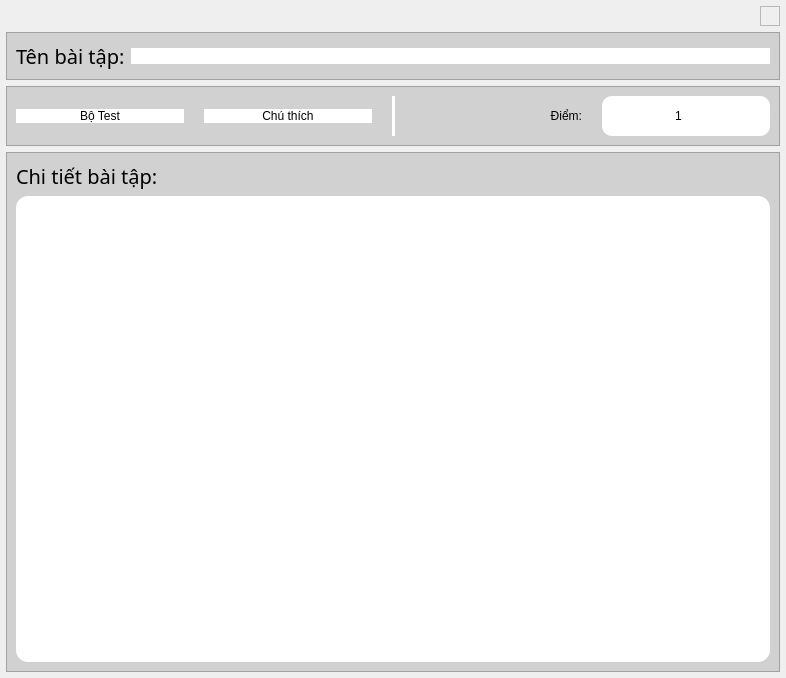
<?xml version="1.0" encoding="UTF-8"?>
<ui version="4.0">
 <class>EditFrame</class>
 <widget class="QWidget" name="EditFrame">
  <property name="geometry">
   <rect>
    <x>0</x>
    <y>0</y>
    <width>786</width>
    <height>678</height>
   </rect>
  </property>
  <property name="minimumSize">
   <size>
    <width>0</width>
    <height>450</height>
   </size>
  </property>
  <property name="maximumSize">
   <size>
    <width>16777215</width>
    <height>16777215</height>
   </size>
  </property>
  <property name="font">
   <font>
    <family>iCiel Effra</family>
    <pointsize>15</pointsize>
    <weight>50</weight>
    <italic>false</italic>
    <bold>false</bold>
   </font>
  </property>
  <property name="windowTitle">
   <string>Form</string>
  </property>
  <property name="styleSheet">
   <string notr="true">font: 15pt &quot;iCiel Effra&quot;;</string>
  </property>
  <layout class="QVBoxLayout" name="verticalLayout">
   <property name="leftMargin">
    <number>6</number>
   </property>
   <property name="topMargin">
    <number>6</number>
   </property>
   <property name="rightMargin">
    <number>6</number>
   </property>
   <property name="bottomMargin">
    <number>6</number>
   </property>
   <item alignment="Qt::AlignRight">
    <widget class="QFrame" name="close_frame">
     <property name="minimumSize">
      <size>
       <width>20</width>
       <height>20</height>
      </size>
     </property>
     <property name="maximumSize">
      <size>
       <width>20</width>
       <height>20</height>
      </size>
     </property>
     <property name="frameShape">
      <enum>QFrame::StyledPanel</enum>
     </property>
     <property name="frameShadow">
      <enum>QFrame::Raised</enum>
     </property>
     <layout class="QVBoxLayout" name="verticalLayout_3">
      <property name="spacing">
       <number>0</number>
      </property>
      <property name="leftMargin">
       <number>0</number>
      </property>
      <property name="topMargin">
       <number>0</number>
      </property>
      <property name="rightMargin">
       <number>0</number>
      </property>
      <property name="bottomMargin">
       <number>0</number>
      </property>
      <item>
       <widget class="QPushButton" name="close_btn">
        <property name="minimumSize">
         <size>
          <width>16</width>
          <height>16</height>
         </size>
        </property>
        <property name="maximumSize">
         <size>
          <width>16</width>
          <height>16</height>
         </size>
        </property>
        <property name="styleSheet">
         <string notr="true">QPushButton {
	background-color:transparent;
	border-radius: 5px;
}

QPushButton:hover {
	background-color: rgb(223, 223, 223);
}

QPushButton:pressed {
	background-color: rgb(207, 207, 207);
}</string>
        </property>
        <property name="text">
         <string/>
        </property>
        <property name="icon">
         <iconset resource="Resources.qrc">
          <normaloff>:/images/icons/close.png</normaloff>:/images/icons/close.png</iconset>
        </property>
        <property name="iconSize">
         <size>
          <width>8</width>
          <height>8</height>
         </size>
        </property>
       </widget>
      </item>
     </layout>
    </widget>
   </item>
   <item>
    <widget class="QFrame" name="title_frame">
     <property name="styleSheet">
      <string notr="true">background-color: rgb(209, 209, 209);</string>
     </property>
     <property name="frameShape">
      <enum>QFrame::StyledPanel</enum>
     </property>
     <property name="frameShadow">
      <enum>QFrame::Raised</enum>
     </property>
     <layout class="QHBoxLayout" name="horizontalLayout">
      <item>
       <widget class="QLabel" name="title_label">
        <property name="font">
         <font>
          <family>iCiel Effra</family>
          <pointsize>15</pointsize>
          <weight>50</weight>
          <italic>false</italic>
          <bold>false</bold>
         </font>
        </property>
        <property name="text">
         <string>Tên bài tập:</string>
        </property>
       </widget>
      </item>
      <item>
       <widget class="QLineEdit" name="title_entry">
        <property name="styleSheet">
         <string notr="true">background-color: rgb(255, 255, 255);
border-radius: 12px;</string>
        </property>
        <property name="alignment">
         <set>Qt::AlignCenter</set>
        </property>
       </widget>
      </item>
     </layout>
    </widget>
   </item>
   <item>
    <widget class="QFrame" name="test_file_frame">
     <property name="styleSheet">
      <string notr="true">QFrame {
	background-color: rgb(209, 209, 209);
}

QSpinBox {
	border-radius: 10px;
	color: rgb(0, 0, 0);
	background-color: rgb(255, 255, 255);
}
QSpinBox::up-button {
	background-color: rgb(255, 255, 255);
	border-radius: 5px;
}

QSpinBox::up-button:hover {
	background-color: rgb(223, 223, 223);
}

QSpinBox::up-button:pressed {
	background-color: rgb(207, 207, 207);
}

QSpinBox::down-button {
	background-color: rgb(255, 255, 255);
	border-radius: 5px;
}

QSpinBox::down-button:hover {
	background-color: rgb(223, 223, 223);
}

QSpinBox::down-button:pressed {
	background-color: rgb(207, 207, 207);
}

QSpinBox::up-arrow {
	image: url(:/images/icons/plus.png);
    width: 10px;
    height: 20px;
}

QSpinBox::down-arrow {
	image: url(:/images/icons/minus.png);
    width: 10px;
    height: 20px;
}</string>
     </property>
     <property name="frameShape">
      <enum>QFrame::StyledPanel</enum>
     </property>
     <property name="frameShadow">
      <enum>QFrame::Raised</enum>
     </property>
     <layout class="QHBoxLayout" name="horizontalLayout_3">
      <property name="spacing">
       <number>20</number>
      </property>
      <item>
       <widget class="QPushButton" name="pushButton_2">
        <property name="styleSheet">
         <string notr="true">QPushButton {
	background-color: rgb(255, 255, 255);
	border-radius: 12px;
}
QPushButton:hover {
	background-color: rgba(255,255,255,150);
}</string>
        </property>
        <property name="text">
         <string>Bộ Test</string>
        </property>
       </widget>
      </item>
      <item>
       <widget class="QPushButton" name="pushButton">
        <property name="styleSheet">
         <string notr="true">QPushButton {
	background-color: rgb(255, 255, 255);
	border-radius: 12px;
}
QPushButton:hover {
	background-color: rgba(255,255,255,150);
}</string>
        </property>
        <property name="text">
         <string>Chú thích</string>
        </property>
       </widget>
      </item>
      <item>
       <widget class="Line" name="line">
        <property name="styleSheet">
         <string notr="true">border: 2px solid rgb(255,255,255);
</string>
        </property>
        <property name="orientation">
         <enum>Qt::Vertical</enum>
        </property>
       </widget>
      </item>
      <item alignment="Qt::AlignRight">
       <widget class="QLabel" name="label">
        <property name="text">
         <string>Điểm:</string>
        </property>
        <property name="alignment">
         <set>Qt::AlignRight|Qt::AlignTrailing|Qt::AlignVCenter</set>
        </property>
       </widget>
      </item>
      <item>
       <widget class="QSpinBox" name="Score_edit">
        <property name="sizePolicy">
         <sizepolicy hsizetype="Minimum" vsizetype="Preferred">
          <horstretch>0</horstretch>
          <verstretch>0</verstretch>
         </sizepolicy>
        </property>
        <property name="minimumSize">
         <size>
          <width>45</width>
          <height>40</height>
         </size>
        </property>
        <property name="styleSheet">
         <string notr="true"/>
        </property>
        <property name="alignment">
         <set>Qt::AlignCenter</set>
        </property>
        <property name="minimum">
         <number>1</number>
        </property>
        <property name="maximum">
         <number>100</number>
        </property>
        <property name="value">
         <number>1</number>
        </property>
        <property name="displayIntegerBase">
         <number>10</number>
        </property>
       </widget>
      </item>
     </layout>
    </widget>
   </item>
   <item>
    <widget class="QFrame" name="details_frame">
     <property name="minimumSize">
      <size>
       <width>0</width>
       <height>200</height>
      </size>
     </property>
     <property name="sizeIncrement">
      <size>
       <width>0</width>
       <height>0</height>
      </size>
     </property>
     <property name="styleSheet">
      <string notr="true">background-color: rgb(209, 209, 209);</string>
     </property>
     <property name="frameShape">
      <enum>QFrame::StyledPanel</enum>
     </property>
     <property name="frameShadow">
      <enum>QFrame::Raised</enum>
     </property>
     <layout class="QVBoxLayout" name="verticalLayout_2">
      <item>
       <widget class="QLabel" name="details_label">
        <property name="font">
         <font>
          <family>iCiel Effra</family>
          <pointsize>15</pointsize>
          <weight>50</weight>
          <italic>false</italic>
          <bold>false</bold>
         </font>
        </property>
        <property name="text">
         <string>Chi tiết bài tập:</string>
        </property>
       </widget>
      </item>
      <item>
       <widget class="QTextEdit" name="details_entry">
        <property name="styleSheet">
         <string notr="true">background-color: rgb(255, 255, 255);
border-radius: 12px;</string>
        </property>
        <property name="horizontalScrollBarPolicy">
         <enum>Qt::ScrollBarAlwaysOff</enum>
        </property>
       </widget>
      </item>
     </layout>
    </widget>
   </item>
  </layout>
 </widget>
 <resources>
  <include location="Resources.qrc"/>
 </resources>
 <connections>
  <connection>
   <sender>pushButton_2</sender>
   <signal>clicked()</signal>
   <receiver>details_frame</receiver>
   <slot>hide()</slot>
   <hints>
    <hint type="sourcelabel">
     <x>151</x>
     <y>115</y>
    </hint>
    <hint type="destinationlabel">
     <x>14</x>
     <y>457</y>
    </hint>
   </hints>
  </connection>
  <connection>
   <sender>pushButton</sender>
   <signal>clicked()</signal>
   <receiver>details_frame</receiver>
   <slot>hide()</slot>
   <hints>
    <hint type="sourcelabel">
     <x>204</x>
     <y>114</y>
    </hint>
    <hint type="destinationlabel">
     <x>11</x>
     <y>441</y>
    </hint>
   </hints>
  </connection>
 </connections>
</ui>
